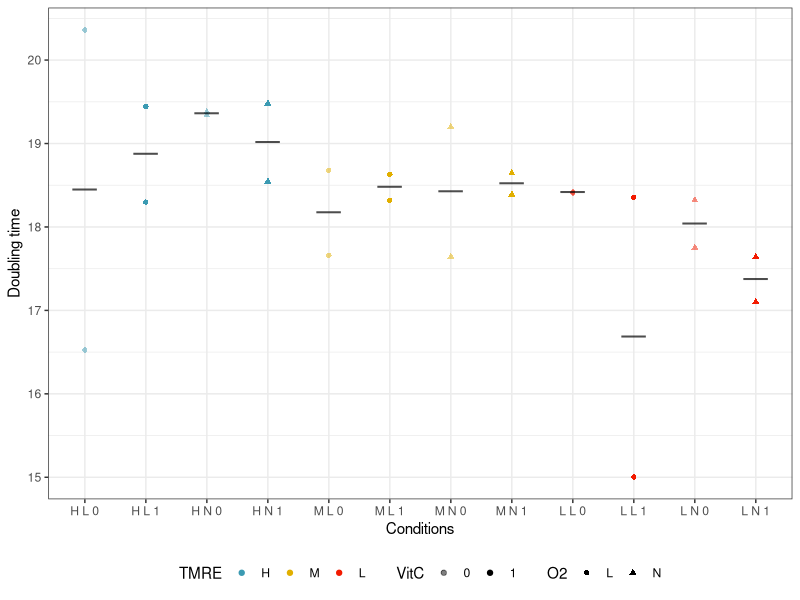
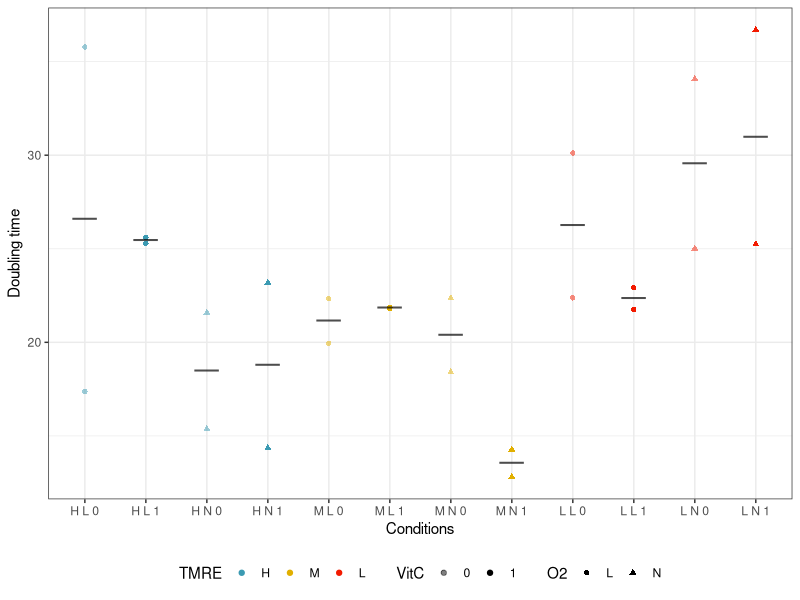
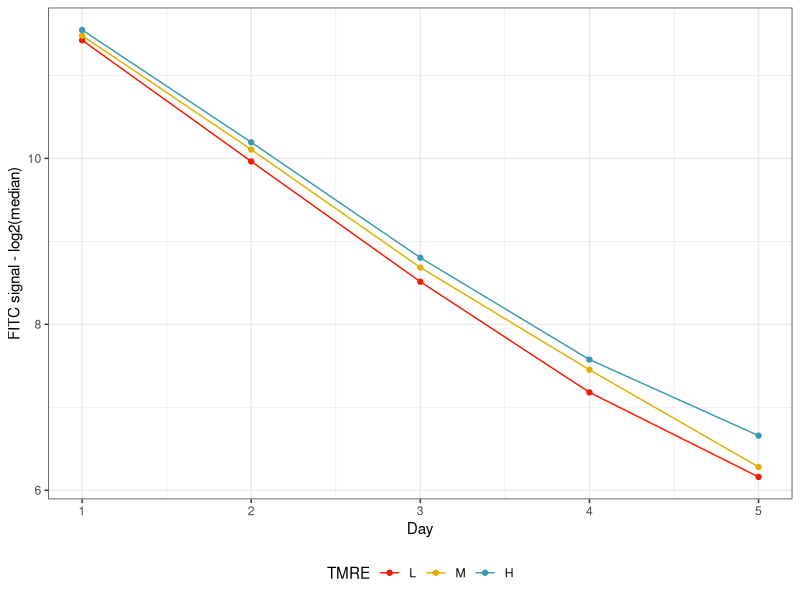

These figures' R source, in order:
## ---- chunk 1
require(ggplot2)
## ---- chunk 2
FIBRO <- read.csv("DS_FIBannotations.csv", sep = ",")
Samples2Keep <- c("H1", "H2", "H3", "H4", "HA", "HB", "HC", "HD", "L1", "L2", "L3", "L4", "LA", "LB", "LC", "LD", "M1", "M2", "M3", "M4", "MA", "MB", "MC", "MD") #With this step we remove some samples that were measured twice. 
FIBRO <- FIBRO[FIBRO$ID %in% Samples2Keep, ] 
ESC <- read.csv("DS_ESCannotations.csv", sep = "\t")
## ---- chunk 3
FIBRO$Replicate <- rep.int(c("1", "2"), 60)
ESC$Replicate <- c(rep.int("0", 5), rep.int(c("1", "2"), 24))
ESC$Day <- c(rep.int("0", 5), rep.int("2", 24), rep.int("3", 24)) 
ESC$VitC <- c(rep.int("NO", 5), rep.int(c("0", "0", "1", "1"), 12))
## ---- chunk 4
listConditions <- list(TMRE = c("H", "M", "L"), VitC = c("0", "1"), O2 = c("L", "N"), Replicate = c("1", "2")) 
ConditionsCombination <- expand.grid(listConditions)
## ---- chunk 5
FIBReduced <- FIBRO[, c("Day", "median_FITC_A", "TMRE", "VitC", "O2", "Replicate", "TMRE_N")]
ESCReduced <- ESC[, c("Day", "median_FITC_A", "TMRE", "VitC", "O2", "Replicate")]
## ---- chunk 6
FIBDF2lm <- lapply(seq(1, dim(ConditionsCombination)[1], 1), function(i) FIBReduced[FIBReduced$TMRE == ConditionsCombination[i, "TMRE"] & FIBReduced$VitC == ConditionsCombination[i, "VitC"] & FIBReduced$O2 == ConditionsCombination[i, "O2"] & FIBReduced$Replicate == ConditionsCombination[i, "Replicate"] ,])

ESCDF2lm <- lapply(seq(1, dim(ConditionsCombination)[1], 1), function(i) ESCReduced[ESCReduced$TMRE == ConditionsCombination[i, "TMRE"] & ESCReduced$VitC == ConditionsCombination[i, "VitC"] & ESCReduced$O2 == ConditionsCombination[i, "O2"] & ESCReduced$Replicate == ConditionsCombination[i, "Replicate"] ,])
## ---- chunk 7
FIBlmSlopes <- lapply(FIBDF2lm, function(i) lm(log2(median_FITC_A)~Day, data = i[, c("median_FITC_A", "Day")])$coefficients[2]) 
FIBlmDoubling <- lapply(FIBlmSlopes, function(i) 24*(-1/i))
FIBSlopesConditions <- cbind.data.frame(t(as.data.frame(FIBlmSlopes)), ConditionsCombination, t(as.data.frame(FIBlmDoubling)))
names(FIBSlopesConditions) <- c("Slope", "TMRE", "VitC", "O2", "Replicate", "DoublingTime")
rownames(FIBSlopesConditions) <- seq(1, dim(FIBSlopesConditions)[1], 1)
FIBSlopesConditions$pasted <- paste(FIBSlopesConditions$TMRE, FIBSlopesConditions$O2, FIBSlopesConditions$VitC)
FIBSlopesConditions$TMRE_N <- rep(c(1, 2, 3), 8)
FIBSlopesConditions <- FIBSlopesConditions[order(FIBSlopesConditions$TMRE_N),]
FIBSlopesConditions$CellType <- "FIB"

ESClmSlopes <- lapply(ESCDF2lm, function(i) lm(log2(median_FITC_A)~Day, data = i[, c("median_FITC_A", "Day")])$coefficients[2]) 
ESClmDoubling <- lapply(ESClmSlopes, function(i) 24*(-1/i))
ESCSlopesConditions <- cbind.data.frame(t(as.data.frame(ESClmSlopes)), ConditionsCombination, t(as.data.frame(ESClmDoubling))) 
names(ESCSlopesConditions) <- c("Slope", "TMRE", "VitC", "O2", "Replicate", "DoublingTime")
rownames(ESCSlopesConditions) <- seq(1, dim(ESCSlopesConditions)[1], 1)
ESCSlopesConditions$pasted <- paste(ESCSlopesConditions$TMRE, ESCSlopesConditions$O2, ESCSlopesConditions$VitC)
ESCSlopesConditions$TMRE_N <- rep(c(1, 2, 3), 8)
ESCSlopesConditions <- ESCSlopesConditions[order(ESCSlopesConditions$TMRE_N),]
ESCSlopesConditions$CellType <- "ES"

## ---- chunk 8

FIBPlot <- ggplot(FIBSlopesConditions, aes(x = reorder(FIBSlopesConditions$pasted, FIBSlopesConditions$TMRE_N), y = FIBSlopesConditions$DoublingTime, colour = FIBSlopesConditions$TMRE, shape = FIBSlopesConditions$O2, alpha = FIBSlopesConditions$VitC)) + geom_point() + theme_bw() + xlab("Conditions") + ylab("Doubling time") + stat_summary(geom = "point", position = "identity", fun.y = mean, shape = 95, size = 10, color = "black", alpha = 0.7) + theme(legend.position = "bottom") + scale_color_manual(values = c("#3B9AB2", "#E1AF00", "#F21A00"), name = "TMRE") + scale_alpha_discrete(range = c(0.5, 1), name = "VitC") + scale_shape(name = "O2")
FIBPlot

ESCPlot <- ggplot(ESCSlopesConditions, aes(x = reorder(ESCSlopesConditions$pasted, ESCSlopesConditions$TMRE_N), y = ESCSlopesConditions$DoublingTime, colour = ESCSlopesConditions$TMRE, shape = ESCSlopesConditions$O2, alpha = ESCSlopesConditions$VitC)) + geom_point() + theme_bw() + xlab("Conditions") + ylab("Doubling time") + stat_summary(geom = "point", position = "identity", fun.y = mean, shape = 95, size = 10, color = "black", alpha = 0.7) + theme(legend.position = "bottom") + scale_color_manual(values = c("#3B9AB2", "#E1AF00", "#F21A00"), name = "TMRE") + scale_alpha_discrete(range = c(0.5, 1), name = "VitC") + scale_shape(name = "O2")
ESCPlot


## ---- chunk 9
SmallFIBdf <- FIBReduced[FIBReduced$VitC == 0 & FIBReduced$O2 == "N",]
SmallFIBdf <- SmallFIBdf[order(SmallFIBdf$TMRE_N),]
ExamplePlot <- ggplot(SmallFIBdf, aes(x = SmallFIBdf$Day, y = log2(SmallFIBdf$median_FITC_A), colour = reorder(SmallFIBdf$TMRE, SmallFIBdf$TMRE_N))) + theme_bw() + scale_color_manual(values = c("#F21A00", "#E1AF00", "#3B9AB2"), name = "TMRE") + xlab("Day") + ylab("FITC signal - log2(median)") + stat_summary(geom = "line", fun.y = mean) + stat_summary(geom = "point", fun.y = mean) + theme(legend.position = "bottom")
ExamplePlot

## ---- chunk 10
summary(aov(DoublingTime ~ TMRE + VitC + O2, data = FIBSlopesConditions))
TukeyHSD(aov(DoublingTime ~ TMRE + VitC + O2, data = FIBSlopesConditions))
summary(aov(DoublingTime ~ TMRE + VitC + O2, data = ESCSlopesConditions))
TukeyHSD(aov(DoublingTime ~ TMRE + VitC + O2, data = ESCSlopesConditions))
